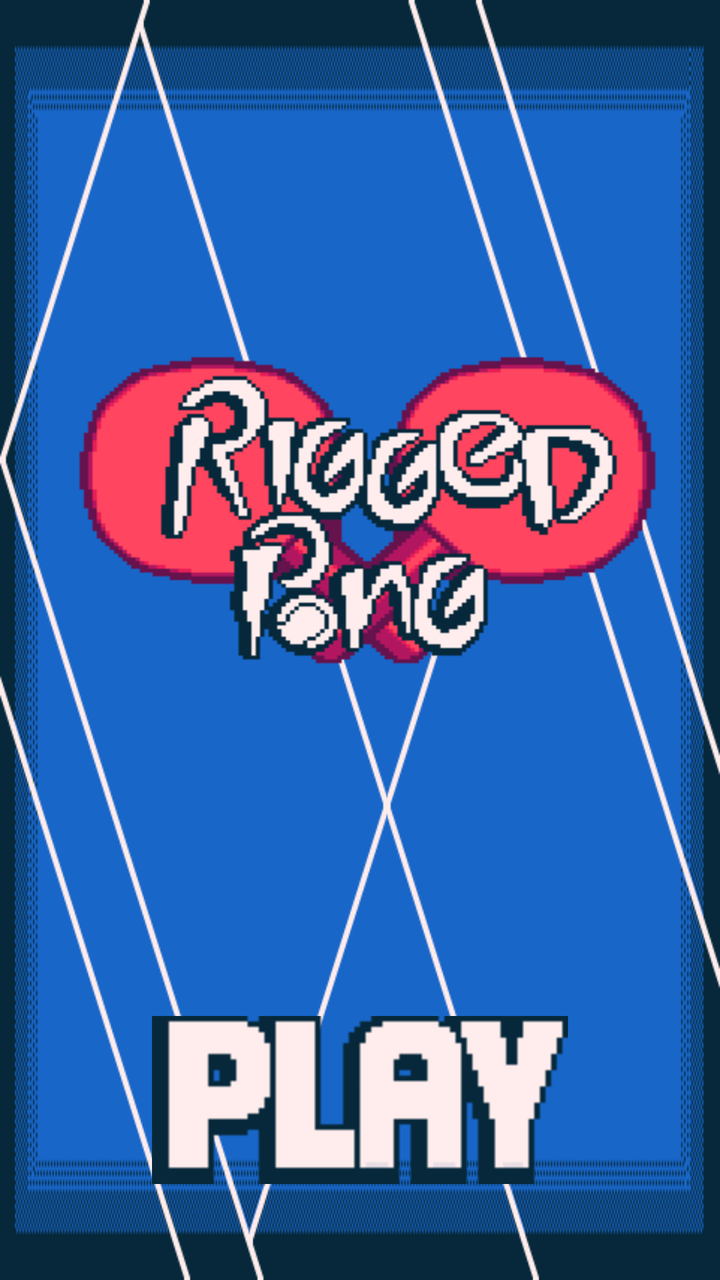
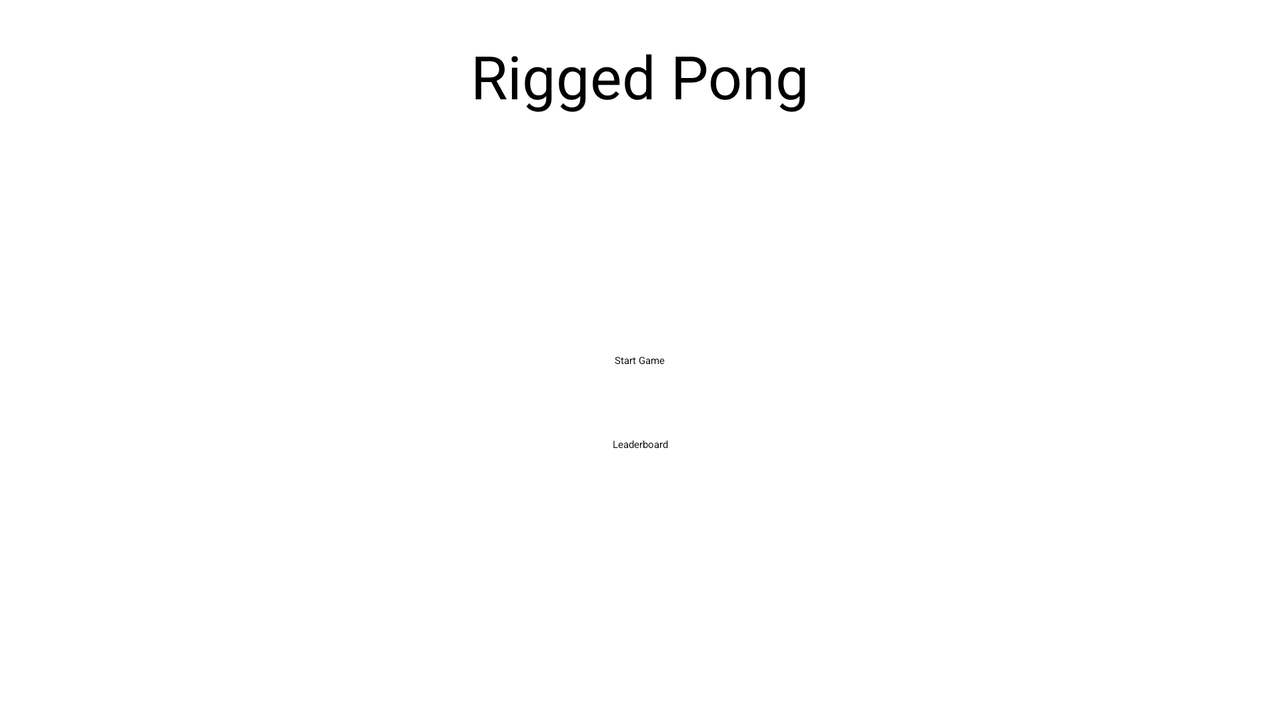

An Android layout and its configuration variant, each rendered on a device that would load it. The default file and the variant file are quoted in full after the pictures.
<!-- AndroidManifest.xml: application theme RiggedPongTheme -->
<!-- res/layout/start_menu_screen.xml -->
<?xml version="1.0" encoding="utf-8"?>
<android.support.constraint.ConstraintLayout xmlns:android="http://schemas.android.com/apk/res/android"
    xmlns:app="http://schemas.android.com/apk/res-auto"
    xmlns:tools="http://schemas.android.com/tools"
    android:layout_width="match_parent"
    android:layout_height="match_parent"
    android:background="@drawable/vertical_title_background">

    <TextView
        android:id="@+id/game_name_textview"
        android:layout_width="363dp"
        android:layout_height="185dp"
        android:layout_marginBottom="8dp"
        android:layout_marginEnd="8dp"
        android:layout_marginStart="8dp"
        android:layout_marginTop="8dp"
        android:background="@drawable/rp_title"
        app:layout_constraintBottom_toTopOf="@+id/start_game_btn"
        app:layout_constraintEnd_toEndOf="parent"
        app:layout_constraintHorizontal_bias="0.502"
        app:layout_constraintStart_toStartOf="parent"
        app:layout_constraintTop_toTopOf="parent" />

    <ImageButton
        android:id="@+id/start_game_btn"
        android:layout_width="208dp"
        android:layout_height="84dp"
        android:layout_marginBottom="48dp"
        android:layout_marginEnd="8dp"
        android:layout_marginStart="8dp"
        android:background="@drawable/playbutton"
        android:contentDescription="start game"
        app:layout_constraintBottom_toBottomOf="parent"
        app:layout_constraintEnd_toEndOf="parent"
        app:layout_constraintStart_toStartOf="parent" />

    <ImageButton
        android:id="@+id/infoFragmentBtn"
        android:layout_width="53dp"
        android:layout_height="62dp"
        android:layout_marginBottom="60dp"
        android:layout_marginEnd="344dp"
        android:layout_marginStart="100dp"
        android:layout_marginTop="8dp"
        android:background="@drawable/question"
        android:contentDescription="@string/infoTitle"
        android:textAllCaps="false"
        android:textStyle="bold"
        app:layout_constraintBottom_toBottomOf="parent"
        app:layout_constraintEnd_toStartOf="@+id/leaderboard_btn"
        app:layout_constraintHorizontal_bias="0.395"
        app:layout_constraintStart_toStartOf="parent"
        app:layout_constraintTop_toTopOf="parent"
        app:layout_constraintVertical_bias="1.0" />

    <ImageButton
        android:id="@+id/leaderboard_btn"
        android:layout_width="70dp"
        android:layout_height="62dp"
        android:layout_marginBottom="60dp"
        android:layout_marginEnd="100dp"
        android:layout_marginStart="83dp"
        android:layout_marginTop="8dp"
        android:background="@drawable/uihighscorebutton"
        android:contentDescription="Highscores"
        app:layout_constraintBottom_toBottomOf="parent"
        app:layout_constraintEnd_toEndOf="parent"
        app:layout_constraintHorizontal_bias="0.46"
        app:layout_constraintStart_toEndOf="@+id/start_game_btn"
        app:layout_constraintTop_toTopOf="parent"
        app:layout_constraintVertical_bias="1.0" />

</android.support.constraint.ConstraintLayout>
<!-- resources referenced by this layout -->
<resources>
  <!-- drawable playbutton: png bitmap (drawable, 595 bytes) -->
  <!-- drawable question: png bitmap (drawable, 1475 bytes) -->
  <!-- drawable rp_title: png bitmap (drawable, 13640 bytes) -->
  <!-- drawable vertical_title_background: png bitmap (drawable, 11981 bytes) -->
  <string name="infoTitle">How to Play</string>
</resources>
<!-- res/layout-land/start_menu_screen.xml (the repository's variant of the layout above) -->
<!-- drawn on the phone turned sideways -->
<?xml version="1.0" encoding="utf-8"?>
<android.support.constraint.ConstraintLayout
    xmlns:android="http://schemas.android.com/apk/res/android"
    xmlns:app="http://schemas.android.com/apk/res-auto"
    xmlns:tools="http://schemas.android.com/tools"
    android:layout_width="match_parent"
    android:layout_height="match_parent">

    <TextView
        android:id="@+id/game_name_textview"
        android:layout_width="wrap_content"
        android:layout_height="wrap_content"
        android:layout_marginBottom="8dp"
        android:layout_marginEnd="8dp"
        android:layout_marginStart="8dp"
        android:layout_marginTop="8dp"
        android:text="@string/app_name"
        android:textSize="30sp"
        app:layout_constraintBottom_toTopOf="@+id/start_game_btn"
        app:layout_constraintEnd_toEndOf="parent"
        app:layout_constraintStart_toStartOf="parent"
        app:layout_constraintTop_toTopOf="parent"
        app:layout_constraintVertical_bias="0.08" />

    <Button
        android:id="@+id/start_game_btn"
        android:layout_width="wrap_content"
        android:layout_height="wrap_content"
        android:layout_marginBottom="8dp"
        android:layout_marginEnd="8dp"
        android:layout_marginStart="8dp"
        android:layout_marginTop="8dp"
        android:text="@string/start_game_btn"
        app:layout_constraintBottom_toBottomOf="parent"
        app:layout_constraintEnd_toEndOf="parent"
        app:layout_constraintStart_toStartOf="parent"
        app:layout_constraintTop_toTopOf="parent" />

    <Button
        android:id="@+id/leaderboard_btn"
        android:layout_width="wrap_content"
        android:layout_height="wrap_content"
        android:layout_marginBottom="8dp"
        android:layout_marginEnd="8dp"
        android:layout_marginStart="8dp"
        android:layout_marginTop="8dp"
        android:text="@string/leaderboard_btn"
        app:layout_constraintBottom_toBottomOf="parent"
        app:layout_constraintEnd_toEndOf="parent"
        app:layout_constraintStart_toStartOf="parent"
        app:layout_constraintTop_toBottomOf="@+id/start_game_btn"
        app:layout_constraintVertical_bias="0.175" />

</android.support.constraint.ConstraintLayout>
<!-- resources referenced by the variant -->
<!-- as the phone turned sideways resolves them -->
<resources>
  <string name="app_name">Rigged Pong</string>
  <string name="leaderboard_btn">Leaderboard</string>
  <string name="start_game_btn">Start Game</string>
</resources>
